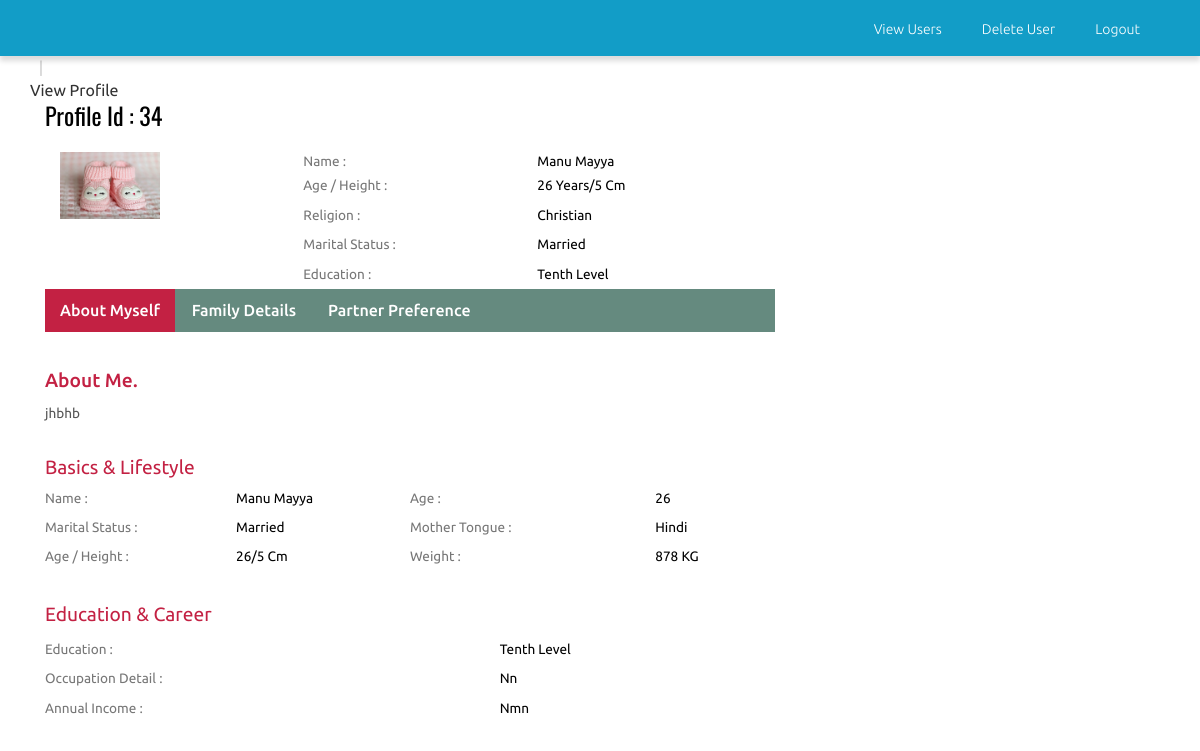
/admin/view_profile.php?id=34, run on the app's committed database.
### tables this page shows
CREATE TABLE `photos` (
  `id` int(10) NOT NULL,
  `cust_id` int(10) NOT NULL,
  `pic1` varchar(25) NOT NULL,
  `pic2` varchar(40) NOT NULL,
  `pic3` varchar(40) NOT NULL,
  `pic4` varchar(40) NOT NULL
);

CREATE TABLE `customer` (
  `id` int(10) NOT NULL,
  `cust_id` int(5) NOT NULL,
  `email` varchar(60) NOT NULL,
  `age` varchar(10) NOT NULL,
  `height` int(10) NOT NULL,
  `sex` varchar(6) NOT NULL,
  `religion` varchar(20) NOT NULL,
  `district` varchar(20) NOT NULL,
  `state` varchar(20) NOT NULL,
  `country` varchar(10) NOT NULL,
  `maritalstatus` varchar(20) NOT NULL,
  `education` text NOT NULL,
  `firstname` text NOT NULL,
  `mothertounge` text NOT NULL,
  `weight` int(5) NOT NULL,
  `dateofbirth` date NOT NULL,
  `occupation` text NOT NULL,
  `occupation_descr` text NOT NULL,
  `annual_income` varchar(20) NOT NULL,
  `no_bro` int(5) NOT NULL,
  `no_sis` int(5) NOT NULL,
  `aboutme` text NOT NULL,
  `profilecreationdate` date NOT NULL
);

### admin/functions.php (called while the page is built, shortened)
<?php
function mysqlexec($sql){
	$host="localhost";
	$username="root";
	$password="";
	$db_name="matrimony";
	$conn=mysqli_connect("$host", "$username", "$password")or die("cannot connect");
	mysqli_select_db($conn,"$db_name")or die("cannot select DB");
	if($result = mysqli_query($conn, $sql)){
		return $result;
	}
	else{
		echo mysqli_error($conn);
	}
}
?>

### admin/view_profile.php (the view, shortened to what this page needs)
<?php include_once("functions.php"); ?>
<?php
$id=$_GET['id'];
$profileid=$id;
$sql="SELECT * FROM customer WHERE cust_id = $id";
$result = mysqlexec($sql);
if($result){
$row=mysqli_fetch_assoc($result);
	$fname=$row['firstname'];
	$religion=$row['religion'];
	$age=$row['age'];
	$maritalstatus=$row['maritalstatus'];
	$education=$row['education'];
	$mothertounge=$row['mothertounge'];
	$weight=$row['weight'];
	$height=$row['height'];
	$occupationdescr=$row['occupation_descr'];
	$income=$row['annual_income'];
	$aboutme=$row['aboutme'];
$sql2="SELECT * FROM photos WHERE cust_id = $profileid";
$result2 = mysqlexec($sql2);
if($result2){
	$row2=mysqli_fetch_array($result2);
	$pic1=$row2['pic1'];
}
}else{
	echo "<script>alert(\"Invalid Profile ID\")</script>";
}
?>
<!DOCTYPE HTML>
<html>
<head>
<link href="css/bootstrap-3.1.1.min.css" rel='stylesheet' type='text/css' />
<link href="css/style.css" rel='stylesheet' type='text/css' />
<link href="css/font-awesome.css" rel="stylesheet">
</head>
<body>
 <?php include_once("admin_index.php");?>
<div class="grid_3">
  <div class="container">
   <div class="breadcrumb1">
     <ul>
        <span class="divider">&nbsp;|&nbsp;</span>
        <li class="current-page">View Profile</li>
     </ul>
   </div>
   <div class="profile">
   	 <div class="col-md-8 profile_left">
   	 	<h2>Profile Id : <?php echo $profileid;?></h2>
   	 	<div class="col_3">
   	        <div class="col-sm-4 row_2">
				<div class="flexslider">
					 <ul class="slides">
						<li data-thumb="profile/<?php echo $profileid;?>/<?php echo $pic1;?>">
							<img width="100px"src="profile/<?php echo $profileid;?>/<?php echo $pic1;?>" />
						</li>
					 </ul>
				  </div>
			</div>
			<div class="col-sm-8 row_1">
				<table class="table_working_hours">
		        	<tbody>
		        		<tr class="opened_1">
							<td class="day_label">Name :</td>
							<td class="day_value"><?php echo $fname  ?></td>
						</tr><tr class="opened_1">
							<td class="day_label">Age / Height :</td>
							<td class="day_value"><?php echo $age . " Years"; ?>/<?php echo $height . " Cm";?> </td>
						</tr>
					  	<tr class="opened">
							<td class="day_label">Religion :</td>
							<td class="day_value"><?php echo $religion;?></td>
						</tr>
					    <tr class="opened">
							<td class="day_label">Marital Status :</td>
							<td class="day_value"><?php echo $maritalstatus;?></td>
						</tr>
					    <tr class="closed">
							<td class="day_label">Education :</td>
							<td class="day_value closed"><span><?php echo $education;?></span></td>
						</tr>
				    </tbody>
				</table>
				</div>
			<div class="clearfix"> </div>
		</div>
		<div class="col_4">
		    <div class="bs-example bs-example-tabs" role="tabpanel" data-example-id="togglable-tabs">
			   <ul id="myTab" class="nav nav-tabs nav-tabs1" role="tablist">
				  <li role="presentation" class="active"><a href="#home" id="home-tab" role="tab" data-toggle="tab" aria-controls="home" aria-expanded="true">About Myself</a></li>
				  <li role="presentation"><a href="#profile" role="tab" id="profile-tab" data-toggle="tab" aria-controls="profile">Family Details</a></li>
				  <li role="presentation"><a href="#profile1" role="tab" id="profile-tab1" data-toggle="tab" aria-controls="profile1">Partner Preference</a></li>
			   </ul>
			   <div id="myTabContent" class="tab-content">
				  <div role="tabpanel" class="tab-pane fade in active" id="home" aria-labelledby="home-tab">
				    <div class="tab_box">
				    	<h1>About Me.</h1>
				    	<p><?php echo $aboutme; ?></p>
				    </div>
				    <div class="basic_1">
				    	<h3>Basics &amp; Lifestyle</h3>
				    	<div class="col-md-6 basic_1-left">
				    	  <table class="table_working_hours">
				        	<tbody>
				        		<tr class="opened_1">
									<td class="day_label">Name :</td>
									<td class="day_value"><?php echo $fname ; ?></td>
								</tr>
							    <tr class="opened">
									<td class="day_label">Marital Status :</td>
									<td class="day_value"><?php echo $maritalstatus;?></td>
								</tr>
							    <tr class="opened">
									<td class="day_label">Age / Height :</td>
									<td class="day_value"><?php echo $age; ?>/<?php echo $height;?> cm</td>
								</tr>
						    </tbody>
				          </table>
				         </div>
				         <div class="col-md-6 basic_1-left">
				          <table class="table_working_hours">
				        	<tbody>
				        		<tr class="opened_1">
									<td class="day_label">Age :</td>
									<td class="day_value"><?php echo $age;?></td>
								</tr>
							    <tr class="opened">
									<td class="day_label">Mother Tongue :</td>
									<td class="day_value"><?php echo $mothertounge;?></td>
								</tr>
							    <tr class="opened">
									<td class="day_label">Weight :</td>
									<td class="day_value"><?php echo $weight;?> KG</td>
								</tr>
						    </tbody>
				        </table>
				        </div>
				        <div class="clearfix"> </div>
				    </div>
				    <div class="basic_1 basic_2">
				    	<h3>Education & Career</h3>
				    	<div class="basic_1-left">
				    	  <table class="table_working_hours">
				        	<tbody>
				        		<tr class="opened">
									<td class="day_label">Education   :</td>
									<td class="day_value"><?php echo $education;?></td>
								</tr>
							    <tr class="opened">
									<td class="day_label">Occupation Detail :</td>
									<td class="day_value closed"><span><?php echo $occupationdescr;?></span></td>
								</tr>
							    <tr class="opened">
									<td class="day_label">Annual Income :</td>
									<td class="day_value closed"><span><?php echo $income;?></span></td>
								</tr>
							 </tbody>
				          </table>
				         </div>
				    </div>
				  </div>
		     </div>
		  </div>
	   </div>
   	 </div>
       <div class="clearfix"> </div>
    </div>
  </div>
</div>
</body>
</html>

### admin/css/style.css (style rules this page uses)
h4, h5, h6, h1, h2, h3 { margin-top: 0; }
ul, ol { margin: 0; }
p { margin: 0; }
html, body { font-family: 'Ubuntu', sans-serif; font-size: 100%; background:#fff; }
body a { transition:0.5s all; -webkit-transition:0.5s all; -moz-transition:0.5s all; -o-transition:0.5s all; -ms-transition:0.5s all; }
span.divider { padding: 0 5px; color: #ccc; }
.profile_left h2 { color:#000; font-size:1.5em; margin-bottom:1em; font-family: 'Oswald', sans-serif; }
table.table_working_hours { width: 100%; }
.table_working_hours tr { border: 0; }
td.day_label { color: #777; padding:5px 0; }
.table_working_hours tr { color: #000; font-size: 0.85em; text-transform: capitalize; }
.table_working_hours tr.opened_1 td { padding: 0 0 5px; }
.nav-tabs1 { display: inline-block; border-bottom: none; font-weight: 500; background-color:#658a7f; width: 100%; padding: 0; margin-bottom: 2em; }
.nav-tabs1>li.active>a, .nav-tabs1>li.active>a:focus, .nav-tabs1>li.active>a:hover { color: #fff; background-color:#c32143; border:none; }
.nav-tabs1>li { margin-bottom:0; }
a#profile-tab, a#home-tab, a#profile-tab1 { color: #fff; }
.tab_box { margin-bottom: 2em; }
.tab_box h1 { color:#c32143; font-size:1.2em; }
.tab_box p { color:#555; font-size:0.85em; line-height:1.8em; }
.basic_1-left { padding-left:0; }
.basic_1 { margin-bottom: 2em; }
.basic_1 h3 { color: #c32143; font-size: 1.2em; }
.basic_2 { margin-bottom:0; }
ul { padding: 0; list-style: none; }
.headings h1, h2,h3,h4,h5,h6 { font-weight:400; }

### admin/css/navstyle.css (style rules this page uses)
.nav-tabs > li > a, .nav-tabs > li > a:hover, .nav-tabs > li > a:focus, .nav-tabs > li.active > a, .nav-tabs > li.active > a:hover, .nav-tabs > li.active > a:focus { border: none; border-radius: 0; }

### data on the page
photos: pic1 (picture)
customer: firstname "Manu Mayya", age "26", height "5", religion "Christian", maritalstatus "Married", education "Tenth Level", aboutme "jhbhb", mothertounge "Hindi", weight "878", occupation_descr "Nn", annual_income "Nmn"

### other printed values
$profileid "34"
